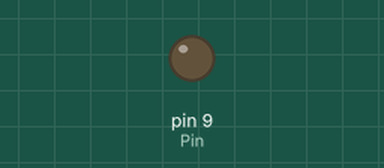
Bench run of a sketch on a simulated Arduino Uno, built with avr-gcc and run on an emulated ATmega328P. On the bench: output pins drawn as LEDs (lit = HIGH).

Above: at 1.4 s.
At 11.3 s:
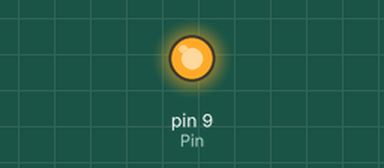
Timing chart, 0 to 12.0 s (numbered marks = the images above):
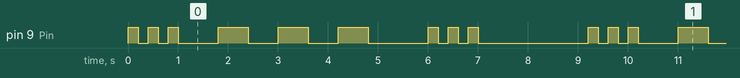

The sketch:

sketch_jan24a.ino
```cpp
int Pin = 9;
int pulsoCorto = 200;
int pulsoLargo = 600;


void setup() {
  pinMode(Pin, OUTPUT);
}

void loop() {
  // Letra S
  SecuenciaLetra(pulsoCorto);
  delay(pulsoCorto*3);
  // Letra O
  SecuenciaLetra(pulsoLargo);
  delay(pulsoLargo);
  // Letra S
  SecuenciaLetra(pulsoCorto);
  delay(pulsoCorto*10);
}

void SecuenciaLetra(int pulso)
{
  for (int j=0;j<3;j++)
  {
    digitalWrite(Pin, HIGH);
    delay(pulso);
    digitalWrite(Pin, LOW);
    delay(pulso);
  }
}
```

Measured:
- by itself, pin 9 (Pin): repeats every 9.2 s: 2 × (LOW 0.20 s, HIGH 0.20 s), LOW 0.80 s, 2 × (HIGH 0.60 s, LOW 0.60 s), HIGH 0.60 s, LOW 1.2 s, 2 × (HIGH 0.20 s, LOW 0.20 s), HIGH 0.20 s, LOW 2.2 s, HIGH 0.20 s
- by itself, everything shown: repeats every 9.2 s, in 18 steps
